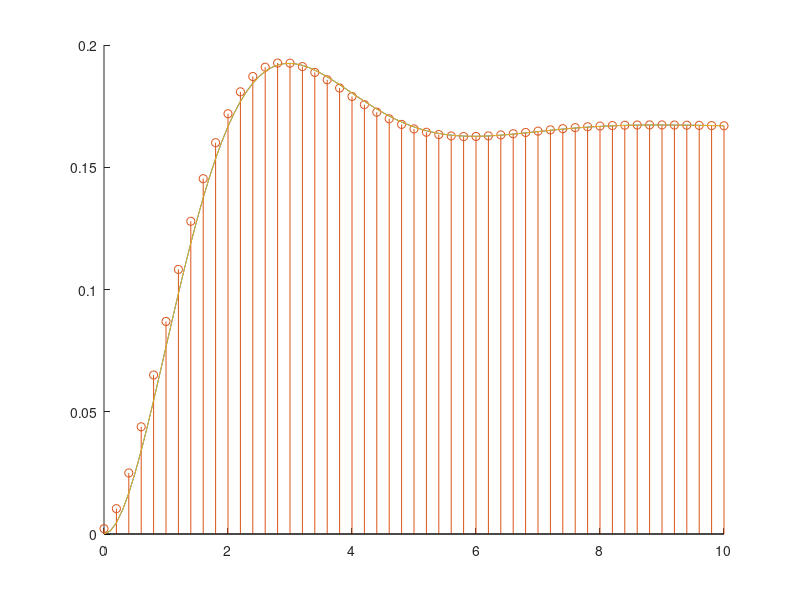

This figure's MATLAB source:
close all;
num = [1]
den = [4 5 6]

cP = tf(num,den)

[y,t] = impulse(cP);
[y,t] = step(cP);
figure(1)
hold on
plot(t,y)


dP = c2d(cP,0.2,'tustin')
[y,t] = impulse(dP);
[y,t] = step(dP);
stem(t,y)

cP_est = d2c(dP,'tustin')
[y,t] = step(cP);
plot(t,y)


